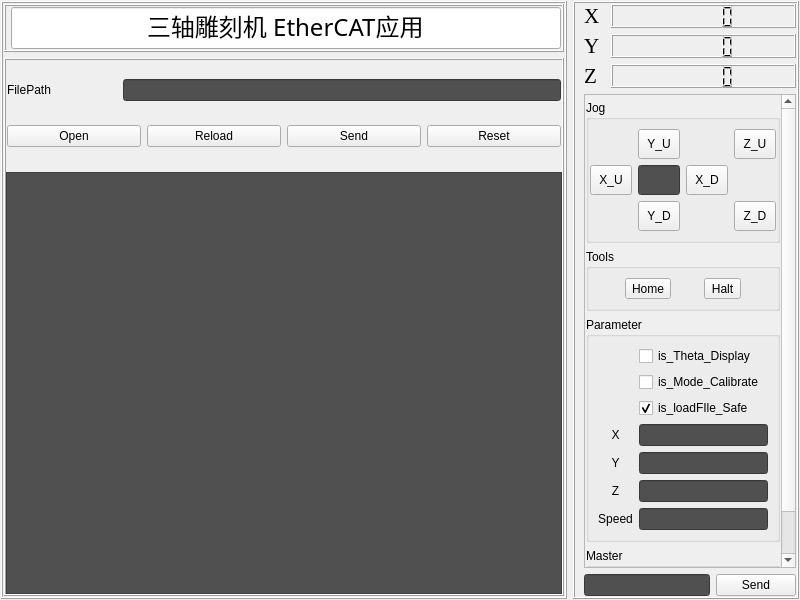
<?xml version="1.0" encoding="UTF-8"?>
<ui version="4.0">
 <class>Form_ControlTab</class>
 <widget class="QWidget" name="Form_ControlTab">
  <property name="geometry">
   <rect>
    <x>0</x>
    <y>0</y>
    <width>800</width>
    <height>600</height>
   </rect>
  </property>
  <property name="windowTitle">
   <string>Form</string>
  </property>
  <layout class="QHBoxLayout" name="horizontalLayout" stretch="5,2">
   <property name="leftMargin">
    <number>1</number>
   </property>
   <property name="topMargin">
    <number>1</number>
   </property>
   <property name="rightMargin">
    <number>1</number>
   </property>
   <property name="bottomMargin">
    <number>1</number>
   </property>
   <item>
    <widget class="QFrame" name="frame_left">
     <property name="frameShape">
      <enum>QFrame::Box</enum>
     </property>
     <property name="frameShadow">
      <enum>QFrame::Raised</enum>
     </property>
     <layout class="QVBoxLayout" name="verticalLayout" stretch="1,19">
      <property name="leftMargin">
       <number>1</number>
      </property>
      <property name="topMargin">
       <number>1</number>
      </property>
      <property name="rightMargin">
       <number>1</number>
      </property>
      <property name="bottomMargin">
       <number>1</number>
      </property>
      <item>
       <widget class="QFrame" name="frame_controlDisplay">
        <property name="frameShape">
         <enum>QFrame::Box</enum>
        </property>
        <property name="frameShadow">
         <enum>QFrame::Raised</enum>
        </property>
        <layout class="QGridLayout" name="gridLayout_2">
         <property name="leftMargin">
          <number>5</number>
         </property>
         <property name="topMargin">
          <number>1</number>
         </property>
         <property name="rightMargin">
          <number>1</number>
         </property>
         <property name="bottomMargin">
          <number>1</number>
         </property>
         <item row="0" column="0">
          <widget class="QLineEdit" name="lineEdit_Tittle">
           <property name="font">
            <font>
             <family>Agency FB</family>
             <pointsize>18</pointsize>
            </font>
           </property>
           <property name="text">
            <string>三轴雕刻机 EtherCAT应用</string>
           </property>
           <property name="alignment">
            <set>Qt::AlignCenter</set>
           </property>
          </widget>
         </item>
        </layout>
       </widget>
      </item>
      <item>
       <widget class="QFrame" name="frame_gcodeTable">
        <property name="frameShape">
         <enum>QFrame::Box</enum>
        </property>
        <property name="frameShadow">
         <enum>QFrame::Raised</enum>
        </property>
        <layout class="QVBoxLayout" name="verticalLayout_2" stretch="1,4">
         <property name="leftMargin">
          <number>0</number>
         </property>
         <property name="topMargin">
          <number>0</number>
         </property>
         <property name="rightMargin">
          <number>0</number>
         </property>
         <property name="bottomMargin">
          <number>0</number>
         </property>
         <item>
          <widget class="QWidget" name="widget" native="true">
           <layout class="QGridLayout" name="gridLayout">
            <property name="leftMargin">
             <number>1</number>
            </property>
            <property name="topMargin">
             <number>1</number>
            </property>
            <property name="rightMargin">
             <number>1</number>
            </property>
            <property name="bottomMargin">
             <number>1</number>
            </property>
            <item row="0" column="0">
             <layout class="QHBoxLayout" name="horizontalLayout_2" stretch="1,4">
              <item>
               <widget class="QLabel" name="label">
                <property name="text">
                 <string>FilePath</string>
                </property>
               </widget>
              </item>
              <item>
               <widget class="QLineEdit" name="lineEdit_gcodeFilePath">
                <property name="styleSheet">
                 <string notr="true">background-color: rgb(80, 80, 80);</string>
                </property>
               </widget>
              </item>
             </layout>
            </item>
            <item row="1" column="0">
             <layout class="QHBoxLayout" name="horizontalLayout_3" stretch="1,1,1,1">
              <item>
               <widget class="QPushButton" name="pushButton_gcodeFileOpen">
                <property name="text">
                 <string>Open</string>
                </property>
               </widget>
              </item>
              <item>
               <widget class="QPushButton" name="pushButton_gcodeFileReload">
                <property name="text">
                 <string>Reload</string>
                </property>
               </widget>
              </item>
              <item>
               <widget class="QPushButton" name="pushButton_gcodeFileSend">
                <property name="text">
                 <string>Send</string>
                </property>
               </widget>
              </item>
              <item>
               <widget class="QPushButton" name="pushButton_gcodeFileReset">
                <property name="text">
                 <string>Reset</string>
                </property>
               </widget>
              </item>
             </layout>
            </item>
           </layout>
          </widget>
         </item>
         <item>
          <widget class="QTableWidget" name="tableWidget_gcode">
           <property name="styleSheet">
            <string notr="true">background-color: rgb(80, 80, 80);</string>
           </property>
          </widget>
         </item>
        </layout>
       </widget>
      </item>
     </layout>
    </widget>
   </item>
   <item>
    <widget class="QFrame" name="frame_right">
     <property name="frameShape">
      <enum>QFrame::Box</enum>
     </property>
     <property name="frameShadow">
      <enum>QFrame::Raised</enum>
     </property>
     <layout class="QGridLayout" name="gridLayout_5">
      <property name="leftMargin">
       <number>9</number>
      </property>
      <property name="topMargin">
       <number>1</number>
      </property>
      <property name="rightMargin">
       <number>1</number>
      </property>
      <property name="bottomMargin">
       <number>1</number>
      </property>
      <item row="0" column="0">
       <widget class="QWidget" name="widget_3" native="true">
        <layout class="QVBoxLayout" name="verticalLayout_3">
         <property name="leftMargin">
          <number>0</number>
         </property>
         <property name="topMargin">
          <number>0</number>
         </property>
         <property name="rightMargin">
          <number>0</number>
         </property>
         <property name="bottomMargin">
          <number>0</number>
         </property>
         <item>
          <layout class="QHBoxLayout" name="horizontalLayout_5" stretch="1,9">
           <item>
            <widget class="QLabel" name="label_2">
             <property name="font">
              <font>
               <family>Times New Roman</family>
               <pointsize>16</pointsize>
              </font>
             </property>
             <property name="text">
              <string>X</string>
             </property>
            </widget>
           </item>
           <item>
            <widget class="QLCDNumber" name="lcdNumber_Axis_X"/>
           </item>
          </layout>
         </item>
         <item>
          <layout class="QHBoxLayout" name="horizontalLayout_6" stretch="1,9">
           <item>
            <widget class="QLabel" name="label_3">
             <property name="font">
              <font>
               <family>Times New Roman</family>
               <pointsize>16</pointsize>
              </font>
             </property>
             <property name="text">
              <string>Y</string>
             </property>
            </widget>
           </item>
           <item>
            <widget class="QLCDNumber" name="lcdNumber_Axis_Y"/>
           </item>
          </layout>
         </item>
         <item>
          <layout class="QHBoxLayout" name="horizontalLayout_7" stretch="1,9">
           <item>
            <widget class="QLabel" name="label_4">
             <property name="font">
              <font>
               <family>Times New Roman</family>
               <pointsize>16</pointsize>
              </font>
             </property>
             <property name="text">
              <string>Z</string>
             </property>
            </widget>
           </item>
           <item>
            <widget class="QLCDNumber" name="lcdNumber_Axis_Z"/>
           </item>
          </layout>
         </item>
        </layout>
       </widget>
      </item>
      <item row="2" column="0">
       <layout class="QHBoxLayout" name="horizontalLayout_4">
        <item>
         <widget class="QLineEdit" name="lineEdit_command">
          <property name="styleSheet">
           <string notr="true">background-color: rgb(80, 80, 80);</string>
          </property>
         </widget>
        </item>
        <item>
         <widget class="QPushButton" name="pushButton_commendSend">
          <property name="text">
           <string>Send</string>
          </property>
         </widget>
        </item>
       </layout>
      </item>
      <item row="1" column="0">
       <widget class="QScrollArea" name="scrollArea">
        <property name="minimumSize">
         <size>
          <width>0</width>
          <height>0</height>
         </size>
        </property>
        <property name="frameShape">
         <enum>QFrame::StyledPanel</enum>
        </property>
        <property name="widgetResizable">
         <bool>true</bool>
        </property>
        <widget class="QWidget" name="scrollAreaWidgetContents_Jog">
         <property name="geometry">
          <rect>
           <x>0</x>
           <y>0</y>
           <width>210</width>
           <height>466</height>
          </rect>
         </property>
         <layout class="QVBoxLayout" name="verticalLayout_4" stretch="1,2">
          <property name="leftMargin">
           <number>1</number>
          </property>
          <property name="topMargin">
           <number>5</number>
          </property>
          <property name="rightMargin">
           <number>1</number>
          </property>
          <property name="bottomMargin">
           <number>5</number>
          </property>
          <item>
           <widget class="QWidget" name="widget_2" native="true">
            <layout class="QGridLayout" name="gridLayout_4">
             <property name="leftMargin">
              <number>0</number>
             </property>
             <property name="topMargin">
              <number>0</number>
             </property>
             <property name="rightMargin">
              <number>0</number>
             </property>
             <property name="bottomMargin">
              <number>0</number>
             </property>
             <item row="3" column="1">
              <widget class="QGroupBox" name="groupBox_Parameter">
               <property name="title">
                <string>Parameter</string>
               </property>
               <layout class="QGridLayout" name="gridLayout_7">
                <item row="5" column="1">
                 <widget class="QLineEdit" name="lineEdit_PosZ">
                  <property name="styleSheet">
                   <string notr="true">background-color: rgb(80, 80, 80);</string>
                  </property>
                 </widget>
                </item>
                <item row="4" column="1">
                 <widget class="QLineEdit" name="lineEdit_PosY">
                  <property name="styleSheet">
                   <string notr="true">background-color: rgb(80, 80, 80);
</string>
                  </property>
                 </widget>
                </item>
                <item row="3" column="1">
                 <widget class="QLineEdit" name="lineEdit_posX">
                  <property name="styleSheet">
                   <string notr="true">background-color: rgb(80, 80, 80);
</string>
                  </property>
                 </widget>
                </item>
                <item row="0" column="1">
                 <widget class="QCheckBox" name="checkBox_Is_Theta_Display">
                  <property name="text">
                   <string>is_Theta_Display</string>
                  </property>
                 </widget>
                </item>
                <item row="6" column="1">
                 <widget class="QLineEdit" name="lineEdit_jogSpeed">
                  <property name="styleSheet">
                   <string notr="true">background-color: rgb(80, 80, 80);</string>
                  </property>
                 </widget>
                </item>
                <item row="6" column="0">
                 <widget class="QLabel" name="label_8">
                  <property name="text">
                   <string>Speed</string>
                  </property>
                  <property name="alignment">
                   <set>Qt::AlignCenter</set>
                  </property>
                 </widget>
                </item>
                <item row="4" column="0">
                 <widget class="QLabel" name="label_6">
                  <property name="text">
                   <string>Y</string>
                  </property>
                  <property name="alignment">
                   <set>Qt::AlignCenter</set>
                  </property>
                 </widget>
                </item>
                <item row="5" column="0">
                 <widget class="QLabel" name="label_7">
                  <property name="text">
                   <string>Z</string>
                  </property>
                  <property name="alignment">
                   <set>Qt::AlignCenter</set>
                  </property>
                 </widget>
                </item>
                <item row="3" column="0">
                 <widget class="QLabel" name="label_5">
                  <property name="text">
                   <string>X</string>
                  </property>
                  <property name="alignment">
                   <set>Qt::AlignCenter</set>
                  </property>
                 </widget>
                </item>
                <item row="1" column="1">
                 <widget class="QCheckBox" name="checkBox_Is_CalibrateMode">
                  <property name="text">
                   <string>is_Mode_Calibrate</string>
                  </property>
                 </widget>
                </item>
                <item row="2" column="1">
                 <widget class="QCheckBox" name="checkBox_Is_LoadFileSafe">
                  <property name="text">
                   <string>is_loadFIle_Safe</string>
                  </property>
                  <property name="checked">
                   <bool>true</bool>
                  </property>
                 </widget>
                </item>
               </layout>
              </widget>
             </item>
             <item row="1" column="1">
              <widget class="QGroupBox" name="groupBox_Jog">
               <property name="sizePolicy">
                <sizepolicy hsizetype="Preferred" vsizetype="Preferred">
                 <horstretch>0</horstretch>
                 <verstretch>0</verstretch>
                </sizepolicy>
               </property>
               <property name="title">
                <string>Jog</string>
               </property>
               <layout class="QGridLayout" name="gridLayout_3" rowstretch="1,1,1" columnstretch="1,1,1,1">
                <property name="leftMargin">
                 <number>1</number>
                </property>
                <property name="topMargin">
                 <number>9</number>
                </property>
                <property name="rightMargin">
                 <number>1</number>
                </property>
                <property name="bottomMargin">
                 <number>9</number>
                </property>
                <item row="1" column="1">
                 <widget class="QLineEdit" name="lineEdit_jogStep">
                  <property name="sizePolicy">
                   <sizepolicy hsizetype="Preferred" vsizetype="Preferred">
                    <horstretch>0</horstretch>
                    <verstretch>0</verstretch>
                   </sizepolicy>
                  </property>
                  <property name="minimumSize">
                   <size>
                    <width>30</width>
                    <height>30</height>
                   </size>
                  </property>
                  <property name="styleSheet">
                   <string notr="true">background-color: rgb(80, 80, 80);
</string>
                  </property>
                 </widget>
                </item>
                <item row="0" column="1">
                 <widget class="QToolButton" name="toolButton_jogY_positive">
                  <property name="sizePolicy">
                   <sizepolicy hsizetype="Preferred" vsizetype="Preferred">
                    <horstretch>0</horstretch>
                    <verstretch>0</verstretch>
                   </sizepolicy>
                  </property>
                  <property name="minimumSize">
                   <size>
                    <width>30</width>
                    <height>30</height>
                   </size>
                  </property>
                  <property name="styleSheet">
                   <string notr="true"/>
                  </property>
                  <property name="text">
                   <string>Y_U</string>
                  </property>
                  <property name="icon">
                   <iconset resource="../../QT_VS_Dock/res_icons.qrc">
                    <normaloff>:/Control/Resource/Control/Dir_Up.png</normaloff>:/Control/Resource/Control/Dir_Up.png</iconset>
                  </property>
                  <property name="iconSize">
                   <size>
                    <width>100</width>
                    <height>100</height>
                   </size>
                  </property>
                 </widget>
                </item>
                <item row="2" column="3">
                 <widget class="QToolButton" name="toolButton_jogZnegtive">
                  <property name="sizePolicy">
                   <sizepolicy hsizetype="Preferred" vsizetype="Preferred">
                    <horstretch>0</horstretch>
                    <verstretch>0</verstretch>
                   </sizepolicy>
                  </property>
                  <property name="minimumSize">
                   <size>
                    <width>30</width>
                    <height>30</height>
                   </size>
                  </property>
                  <property name="text">
                   <string>Z_D</string>
                  </property>
                  <property name="icon">
                   <iconset resource="../../QT_VS_Dock/res_icons.qrc">
                    <normaloff>:/Control/Resource/Control/Dir_Down.png</normaloff>:/Control/Resource/Control/Dir_Down.png</iconset>
                  </property>
                  <property name="iconSize">
                   <size>
                    <width>100</width>
                    <height>100</height>
                   </size>
                  </property>
                 </widget>
                </item>
                <item row="1" column="3">
                 <spacer name="horizontalSpacer">
                  <property name="orientation">
                   <enum>Qt::Horizontal</enum>
                  </property>
                  <property name="sizeHint" stdset="0">
                   <size>
                    <width>30</width>
                    <height>30</height>
                   </size>
                  </property>
                 </spacer>
                </item>
                <item row="0" column="3">
                 <widget class="QToolButton" name="toolButton_jogZ_positive">
                  <property name="sizePolicy">
                   <sizepolicy hsizetype="Preferred" vsizetype="Preferred">
                    <horstretch>0</horstretch>
                    <verstretch>0</verstretch>
                   </sizepolicy>
                  </property>
                  <property name="minimumSize">
                   <size>
                    <width>30</width>
                    <height>30</height>
                   </size>
                  </property>
                  <property name="text">
                   <string>Z_U</string>
                  </property>
                  <property name="icon">
                   <iconset resource="../../QT_VS_Dock/res_icons.qrc">
                    <normaloff>:/Control/Resource/Control/Dir_Up.png</normaloff>:/Control/Resource/Control/Dir_Up.png</iconset>
                  </property>
                  <property name="iconSize">
                   <size>
                    <width>10016</width>
                    <height>100</height>
                   </size>
                  </property>
                 </widget>
                </item>
                <item row="1" column="0">
                 <widget class="QToolButton" name="toolButton_jogX_positive">
                  <property name="sizePolicy">
                   <sizepolicy hsizetype="Preferred" vsizetype="Preferred">
                    <horstretch>0</horstretch>
                    <verstretch>0</verstretch>
                   </sizepolicy>
                  </property>
                  <property name="minimumSize">
                   <size>
                    <width>30</width>
                    <height>30</height>
                   </size>
                  </property>
                  <property name="text">
                   <string>X_U</string>
                  </property>
                  <property name="icon">
                   <iconset resource="../../QT_VS_Dock/res_icons.qrc">
                    <normaloff>:/Control/Resource/Control/Dir_Left.png</normaloff>:/Control/Resource/Control/Dir_Left.png</iconset>
                  </property>
                  <property name="iconSize">
                   <size>
                    <width>100</width>
                    <height>100</height>
                   </size>
                  </property>
                 </widget>
                </item>
                <item row="2" column="1">
                 <widget class="QToolButton" name="toolButton_jogY_negtive">
                  <property name="sizePolicy">
                   <sizepolicy hsizetype="Preferred" vsizetype="Preferred">
                    <horstretch>0</horstretch>
                    <verstretch>0</verstretch>
                   </sizepolicy>
                  </property>
                  <property name="minimumSize">
                   <size>
                    <width>30</width>
                    <height>30</height>
                   </size>
                  </property>
                  <property name="text">
                   <string>Y_D</string>
                  </property>
                  <property name="icon">
                   <iconset resource="../../QT_VS_Dock/res_icons.qrc">
                    <normaloff>:/Control/Resource/Control/Dir_Down.png</normaloff>:/Control/Resource/Control/Dir_Down.png</iconset>
                  </property>
                  <property name="iconSize">
                   <size>
                    <width>100</width>
                    <height>100</height>
                   </size>
                  </property>
                 </widget>
                </item>
                <item row="1" column="2">
                 <widget class="QToolButton" name="toolButton_jogX_negtive">
                  <property name="sizePolicy">
                   <sizepolicy hsizetype="Preferred" vsizetype="Preferred">
                    <horstretch>0</horstretch>
                    <verstretch>0</verstretch>
                   </sizepolicy>
                  </property>
                  <property name="minimumSize">
                   <size>
                    <width>30</width>
                    <height>30</height>
                   </size>
                  </property>
                  <property name="text">
                   <string>X_D</string>
                  </property>
                  <property name="icon">
                   <iconset resource="../../QT_VS_Dock/res_icons.qrc">
                    <normaloff>:/Control/Resource/Control/Dir_Right.png</normaloff>:/Control/Resource/Control/Dir_Right.png</iconset>
                  </property>
                  <property name="iconSize">
                   <size>
                    <width>100</width>
                    <height>100</height>
                   </size>
                  </property>
                 </widget>
                </item>
               </layout>
              </widget>
             </item>
             <item row="2" column="1">
              <widget class="QGroupBox" name="groupBox_Tools">
               <property name="title">
                <string>Tools</string>
               </property>
               <layout class="QGridLayout" name="gridLayout_6">
                <item row="0" column="0">
                 <widget class="QToolButton" name="toolButton_jogHome">
                  <property name="text">
                   <string>Home</string>
                  </property>
                 </widget>
                </item>
                <item row="0" column="1">
                 <widget class="QToolButton" name="toolButton_jogHalt">
                  <property name="text">
                   <string>Halt</string>
                  </property>
                 </widget>
                </item>
               </layout>
              </widget>
             </item>
            </layout>
           </widget>
          </item>
          <item>
           <widget class="QGroupBox" name="groupBox_Master">
            <property name="title">
             <string>Master</string>
            </property>
            <layout class="QHBoxLayout" name="horizontalLayout_8">
             <item>
              <widget class="QLabel" name="label_9">
               <property name="text">
                <string>Slave_Index</string>
               </property>
              </widget>
             </item>
             <item>
              <widget class="QComboBox" name="comboBox_SlaveIndex">
               <item>
                <property name="text">
                 <string>0</string>
                </property>
               </item>
              </widget>
             </item>
            </layout>
           </widget>
          </item>
         </layout>
        </widget>
       </widget>
      </item>
     </layout>
    </widget>
   </item>
  </layout>
 </widget>
 <resources>
  <include location="../../QT_VS_Dock/res_icons.qrc"/>
 </resources>
 <connections/>
</ui>
